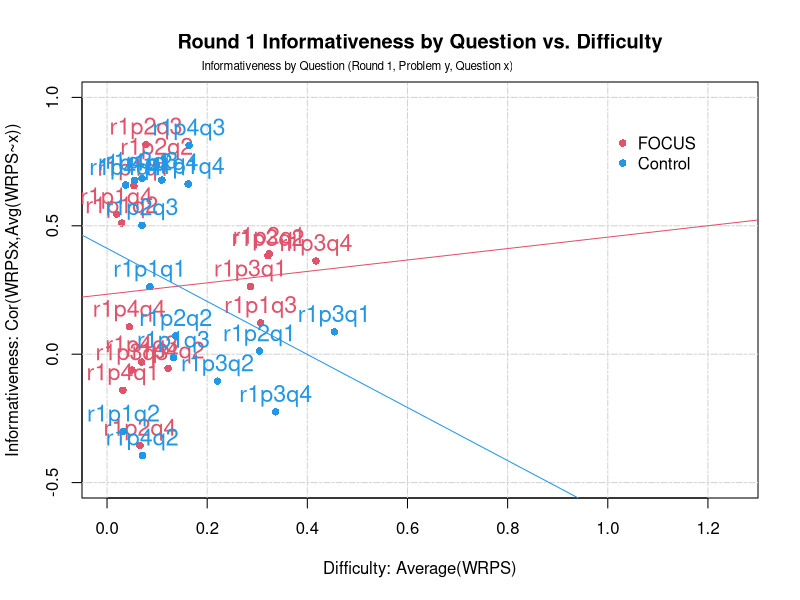
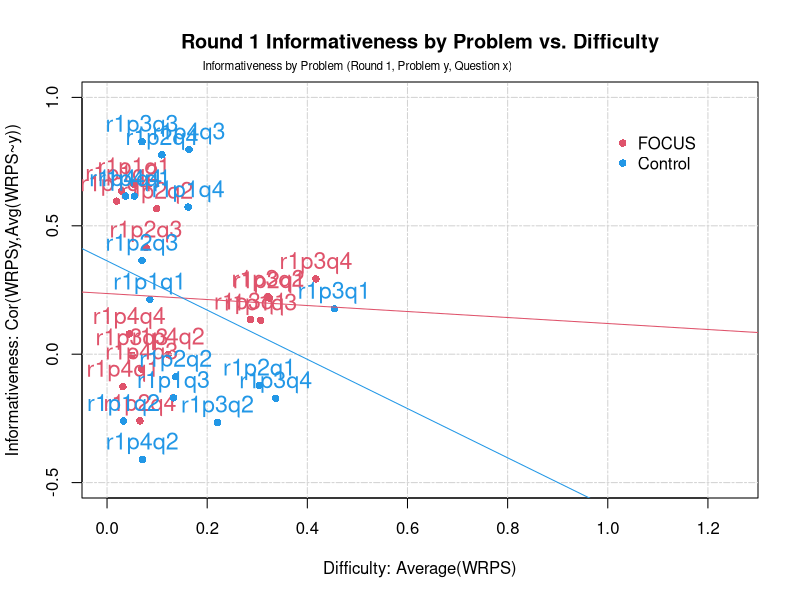

R code for these plots, in order:
######
#
#Select the right data!
#Change graph title x2 to reflect round
focusdata <- read.csv("InformativenessVsDifficultyR1 - FOCUS.csv", row.names=1)
controldata <- read.csv("InformativenessVsDifficultyR1 - Control.csv", row.names=1)
#NOTE the start-column of each problem
p_starts = c(1,5,9,13)
#get sqrt (optional)
do_sqrt = F
#####




if (do_sqrt){
  focusdata = sqrt(focusdata)
  controldata = sqrt(controldata)
}

#get average of each column
focus_difficulty= apply(focusdata[,],2,mean)
control_difficulty= apply(controldata[,],2,mean)

#get averages of all other questions by forecaster/team
focus_difficulty_Qx = focusdata
for (i in 1:length(focusdata)){
  focus_difficulty_Qx[,i] = apply(focusdata[,-i],1,mean)
}
control_difficulty_Qx = controldata
for (i in 1:length(controldata)){
  control_difficulty_Qx[,i] = apply(controldata[,-i],1,mean)
}

#correlate question scores to means of all other questions
focus_informativeness_Qx = focus_difficulty
for (i in 1:length(focusdata)){
  focus_informativeness_Qx[i] = cor(focusdata[,i],focus_difficulty_Qx[,i])
}  
control_informativeness_Qx = control_difficulty
for (i in 1:length(controldata)){
  control_informativeness_Qx[i] = cor(controldata[,i],control_difficulty_Qx[,i])
}  

#produce plot of informativeness vs difficulty by question
if(do_sqrt){
  png("Round 1 Informativeness by Question vs. Difficulty (All WRPS square rooted)",width = 1000,height = 700)
  plot(focus_difficulty,focus_informativeness_Qx,main="Round 1 Informativeness by Question vs. Difficulty (All WRPS square rooted)",
     col = 2,xlab = 'Difficulty: Average(WRPS)',ylab = 'Informativeness: Cor(WRPSx,Avg(WRPS~x))',
     xlim=c(0,1.25),ylim=c(-.5,1),pch=16)
} else {
  png("Round 1 Informativeness by Question vs. Difficulty",width = 1000,height = 700)
  plot(focus_difficulty,focus_informativeness_Qx,main="Round 1 Informativeness by Question vs. Difficulty",
     col = 2,xlab = 'Difficulty: Average(WRPS)',ylab = 'Informativeness: Cor(WRPSx,Avg(WRPS~x))',
     xlim=c(0,1.25),ylim=c(-.5,1),pch=16)
}
mtext("Informativeness by Question (Round 1, Problem y, Question x)",side=3,line=0.4,at=.5,adj=0.5,cex=.7)
grid (NULL,NULL, lty = 6) 
text(focus_difficulty,focus_informativeness_Qx+.06,labels = colnames(focusdata),col=2,cex=1.4)
points(control_difficulty,control_informativeness_Qx,col=4,pch=16)
text(control_difficulty,control_informativeness_Qx+.06,labels = colnames(focusdata),col=4,cex=1.4)
abline(lm(focus_informativeness_Qx~focus_difficulty),col=2)
abline(lm(control_informativeness_Qx~control_difficulty),col=4)
legend(x=1,y=.9,legend=c("FOCUS","Control"),col=c(2,4),pch=16,bty='n')
dev.off()

#do the same thing but by problem instead of question
#get averages of all other problems (not questions) by forecaster/team
#Cannot get for loops to work here... grrrr
focus_difficulty_Px = focusdata
focus_difficulty_Px[,p_starts[1]:(p_starts[2]-1)] = apply(focusdata[,-(p_starts[1]:(p_starts[2]-1))],1,mean)
focus_difficulty_Px[,p_starts[2]:(p_starts[3]-1)] = apply(focusdata[,-(p_starts[2]:(p_starts[3]-1))],1,mean)
focus_difficulty_Px[,p_starts[3]:(p_starts[4]-1)] = apply(focusdata[,-(p_starts[3]:(p_starts[4]-1))],1,mean)
focus_difficulty_Px[,p_starts[4]:length(focusdata)] = apply(focusdata[,-(p_starts[4]:length(focusdata))],1,mean)

control_difficulty_Px = controldata
control_difficulty_Px[,p_starts[1]:(p_starts[2]-1)] = apply(controldata[,-(p_starts[1]:(p_starts[2]-1))],1,mean)
control_difficulty_Px[,p_starts[2]:(p_starts[3]-1)] = apply(controldata[,-(p_starts[2]:(p_starts[3]-1))],1,mean)
control_difficulty_Px[,p_starts[3]:(p_starts[4]-1)] = apply(controldata[,-(p_starts[3]:(p_starts[4]-1))],1,mean)
control_difficulty_Px[,p_starts[4]:length(controldata)] = apply(controldata[,-(p_starts[4]:length(controldata))],1,mean)


#correlate problem scores to means of all other questions
focus_informativeness_Px = focus_difficulty
for (i in 1:length(focusdata)){
  focus_informativeness_Px[i] = cor(focusdata[,i],focus_difficulty_Px[,i])
}  
control_informativeness_Px = control_difficulty
for (i in 1:length(controldata)){
  control_informativeness_Px[i] = cor(controldata[,i],control_difficulty_Px[,i])
}  

#produce plot of informativeness vs difficulty by prpblem
if(do_sqrt){
  png("Round 1 Informativeness by Problem vs. Difficulty (All WRPS square rooted)",width = 1000,height = 700)
  plot(focus_difficulty,focus_informativeness_Px,main="Round 1 Informativeness by Problem vs. Difficulty (All WRPS square rooted)",
     col = 2,xlab = 'Difficulty: Average(WRPS)',ylab = 'Informativeness: Cor(WRPSy,Avg(WRPS~y))',
     xlim=c(0,1.25),ylim=c(-.5,1),pch=16)
} else {
  png("Round 1 Informativeness by Problem vs. Difficulty",width = 1000,height = 700)
  plot(focus_difficulty,focus_informativeness_Px,main="Round 1 Informativeness by Problem vs. Difficulty",
     col = 2,xlab = 'Difficulty: Average(WRPS)',ylab = 'Informativeness: Cor(WRPSy,Avg(WRPS~y))',
     xlim=c(0,1.25),ylim=c(-.5,1),pch=16)
}
mtext("Informativeness by Problem (Round 1, Problem y, Question x)",side=3,line=0.4,at=.5,adj=0.5,cex=.7)
grid (NULL,NULL, lty = 6) 
text(focus_difficulty,focus_informativeness_Px+.06,labels = colnames(focusdata),col=2,cex=1.4)
points(control_difficulty,control_informativeness_Px,col=4,pch=16)
text(control_difficulty,control_informativeness_Px+.06,labels = colnames(focusdata),col=4,cex=1.4)
abline(lm(focus_informativeness_Px~focus_difficulty),col=2)
abline(lm(control_informativeness_Px~control_difficulty),col=4)
legend(x=1,y=.9,legend=c("FOCUS","Control"),col=c(2,4),pch=16,bty='n')
dev.off()










